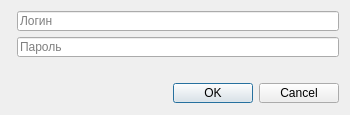
<?xml version="1.0" encoding="UTF-8"?>
<ui version="4.0">
 <class>LoginDialog</class>
 <widget class="QDialog" name="LoginDialog">
  <property name="geometry">
   <rect>
    <x>0</x>
    <y>0</y>
    <width>350</width>
    <height>115</height>
   </rect>
  </property>
  <property name="sizePolicy">
   <sizepolicy hsizetype="Preferred" vsizetype="Maximum">
    <horstretch>0</horstretch>
    <verstretch>0</verstretch>
   </sizepolicy>
  </property>
  <property name="minimumSize">
   <size>
    <width>350</width>
    <height>115</height>
   </size>
  </property>
  <property name="maximumSize">
   <size>
    <width>350</width>
    <height>115</height>
   </size>
  </property>
  <property name="windowTitle">
   <string>Авторизация</string>
  </property>
  <property name="windowIcon">
   <iconset resource="Resources.qrc">
    <normaloff>:/login icon.png</normaloff>:/login icon.png</iconset>
  </property>
  <layout class="QFormLayout" name="formLayout">
   <item row="0" column="1">
    <widget class="QLineEdit" name="Login_lineEdit">
     <property name="placeholderText">
      <string>Логин</string>
     </property>
    </widget>
   </item>
   <item row="1" column="1">
    <widget class="QLineEdit" name="Pass_lineEdit">
     <property name="echoMode">
      <enum>QLineEdit::Password</enum>
     </property>
     <property name="placeholderText">
      <string>Пароль</string>
     </property>
    </widget>
   </item>
   <item row="2" column="0" colspan="2">
    <widget class="QLabel" name="Err_label">
     <property name="text">
      <string/>
     </property>
    </widget>
   </item>
   <item row="3" column="1">
    <widget class="QDialogButtonBox" name="buttonBox">
     <property name="orientation">
      <enum>Qt::Horizontal</enum>
     </property>
     <property name="standardButtons">
      <set>QDialogButtonBox::Cancel|QDialogButtonBox::Ok</set>
     </property>
    </widget>
   </item>
  </layout>
 </widget>
 <resources>
  <include location="Resources.qrc"/>
 </resources>
 <connections>
  <connection>
   <sender>buttonBox</sender>
   <signal>accepted()</signal>
   <receiver>LoginDialog</receiver>
   <slot>accept()</slot>
   <hints>
    <hint type="sourcelabel">
     <x>248</x>
     <y>254</y>
    </hint>
    <hint type="destinationlabel">
     <x>157</x>
     <y>274</y>
    </hint>
   </hints>
  </connection>
  <connection>
   <sender>buttonBox</sender>
   <signal>rejected()</signal>
   <receiver>LoginDialog</receiver>
   <slot>reject()</slot>
   <hints>
    <hint type="sourcelabel">
     <x>316</x>
     <y>260</y>
    </hint>
    <hint type="destinationlabel">
     <x>286</x>
     <y>274</y>
    </hint>
   </hints>
  </connection>
 </connections>
</ui>
